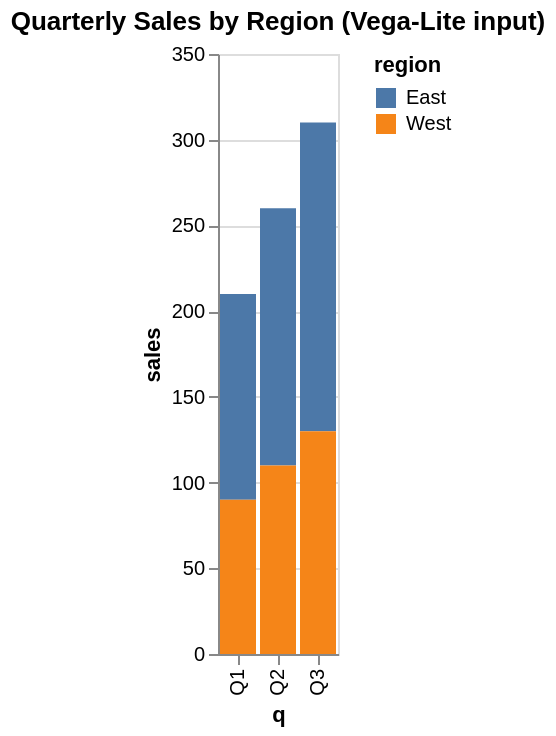

Write a Vega-Lite specification for this figure.
### Vega-Lite specification from a JSON file in a GitHub repository (floating-point values rounded to 4 significant figures)
{"$schema": "https://vega.github.io/schema/vega-lite/v5.json", "mark": "bar", "title": "Quarterly Sales by Region (Vega-Lite input)", "data": {"values": [{"q": "Q1", "sales": 120, "region": "East"}, {"q": "Q2", "sales": 150, "region": "East"}, {"q": "Q3", "sales": 180, "region": "East"}, {"q": "Q1", "sales": 90, "region": "West"}, {"q": "Q2", "sales": 110, "region": "West"}, {"q": "Q3", "sales": 130, "region": "West"}]}, "encoding": {"x": {"field": "q", "type": "nominal"}, "y": {"field": "sales", "type": "quantitative"}, "color": {"field": "region", "type": "nominal"}}}
